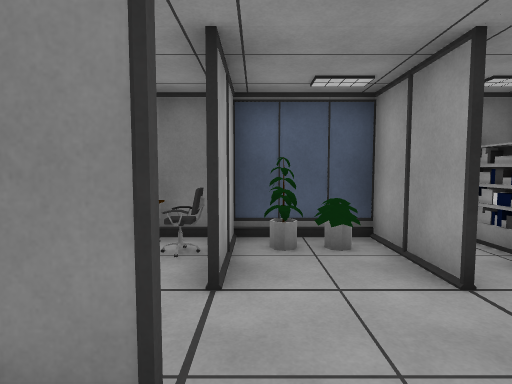
View 1 (above)

24 first-person views from a walk through a 3-D level made in the Unity game engine. The camera is 1.4 m above the floor, tilts 4° down and sees 80° across. The floor is counted in squares, 1 m on a side. Each view is taken from the middle of a square. On the plan, view 1 faces up. The plan holds only what a view shows up to about 14 squares ahead; the rest is blank. The place goes on beyond the plan. The player is left out.

View 2
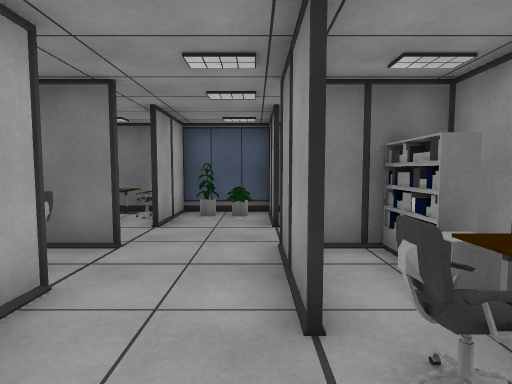

View 3
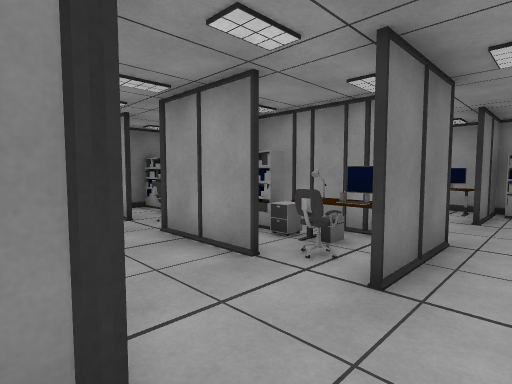

View 4
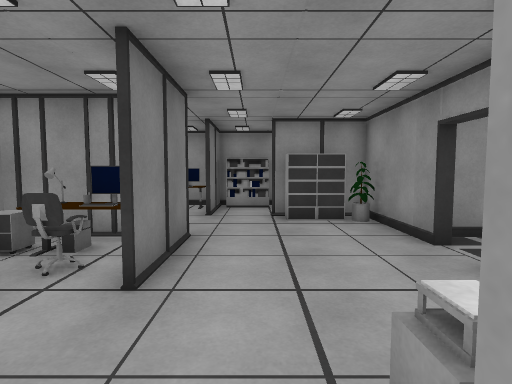

View 5
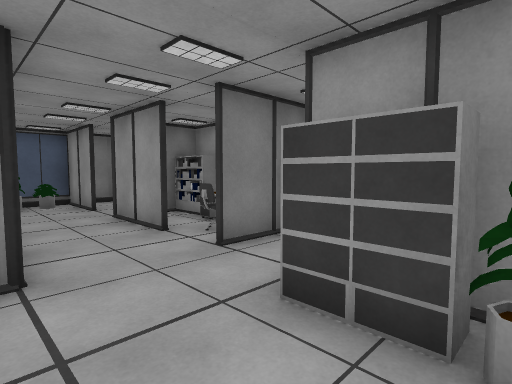

View 6
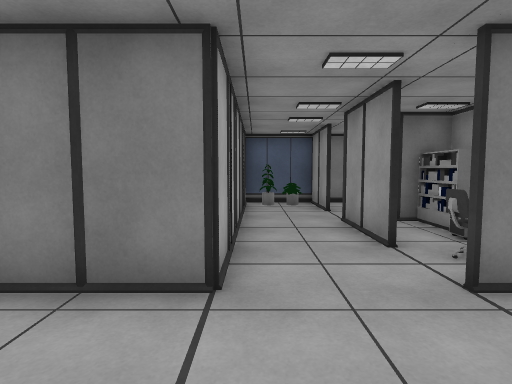

View 7
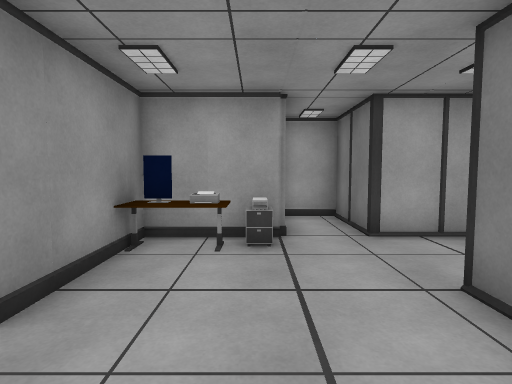

View 8
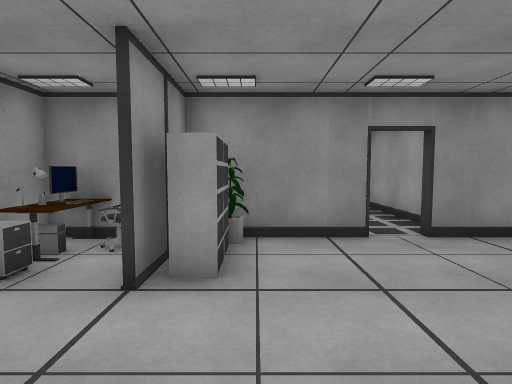

View 9
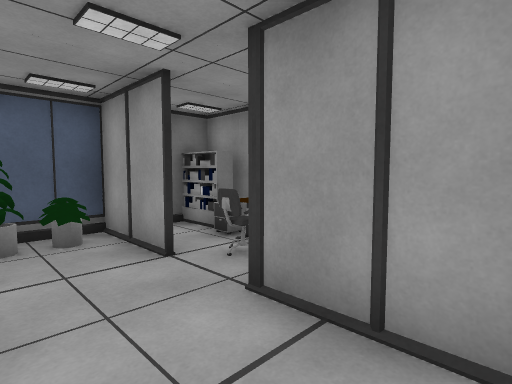

View 10
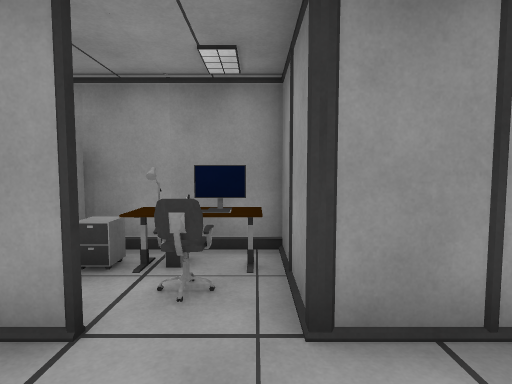

View 11
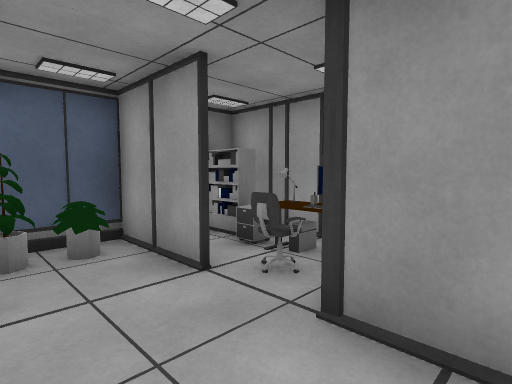

View 12
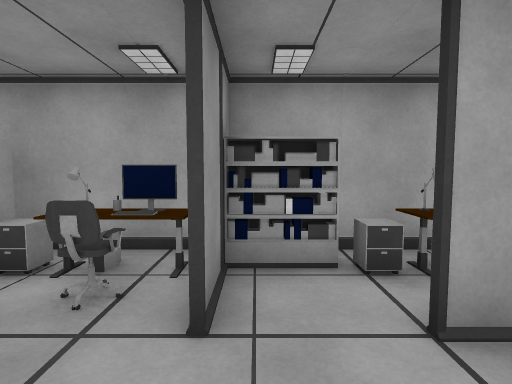

View 13
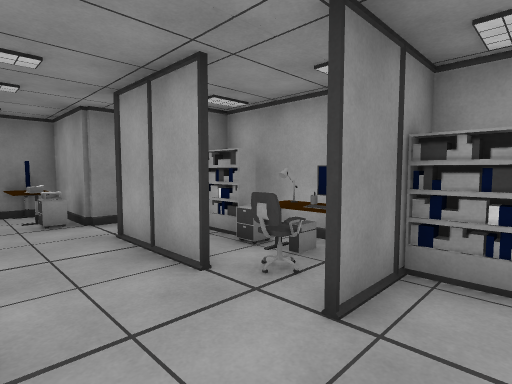

View 14
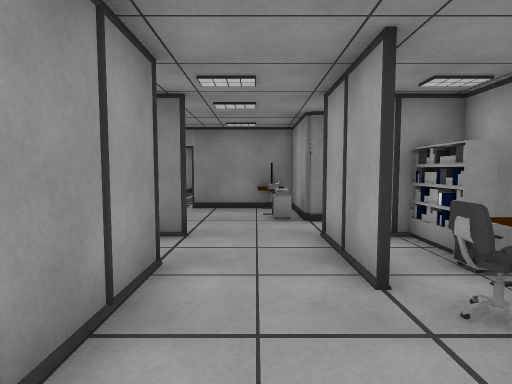

View 15
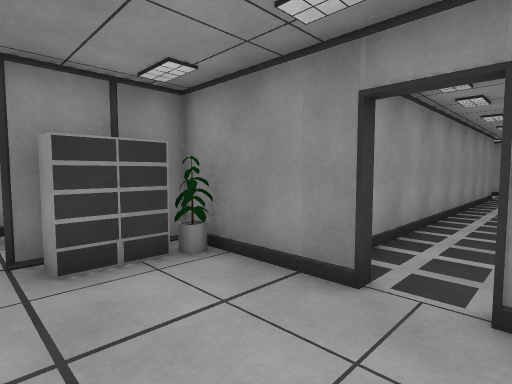

View 16
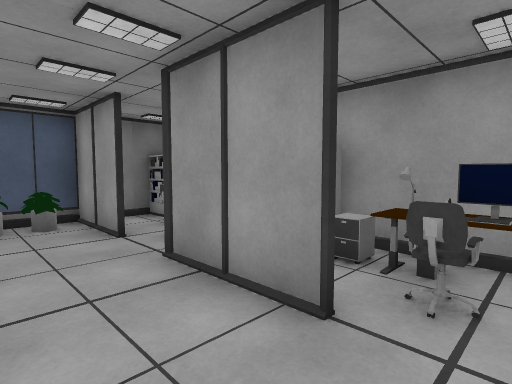

View 17
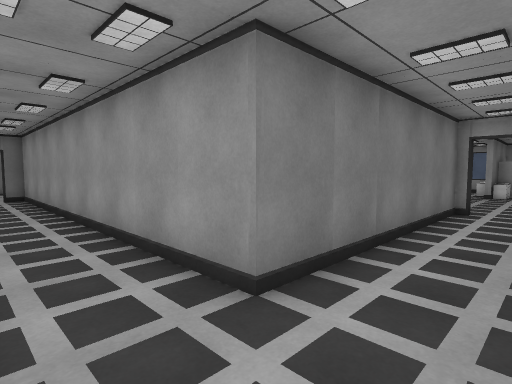

View 18
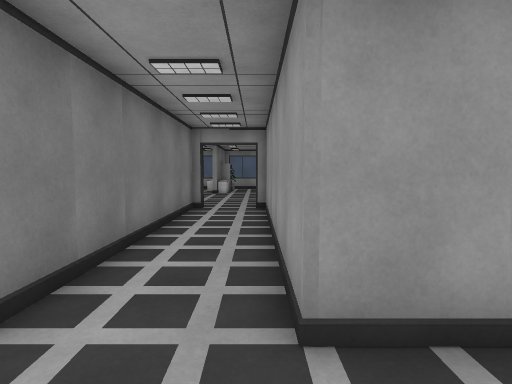

View 19
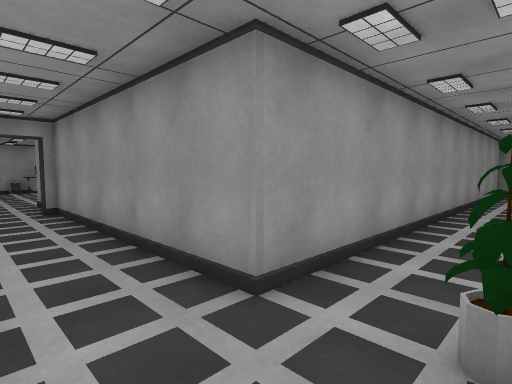

View 20
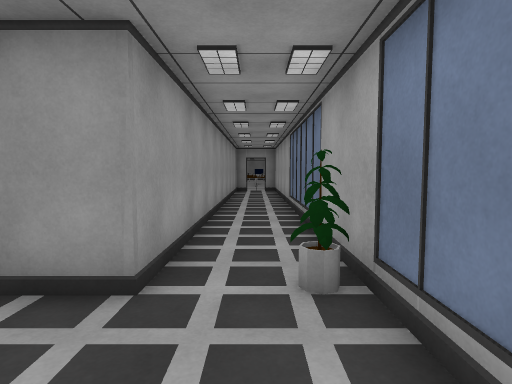

View 21
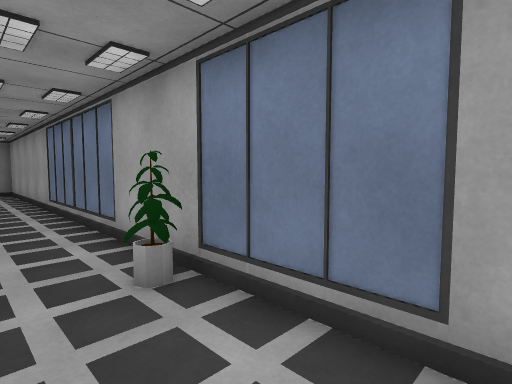

View 22
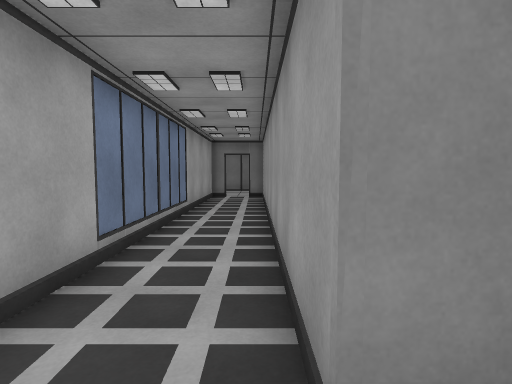

View 23
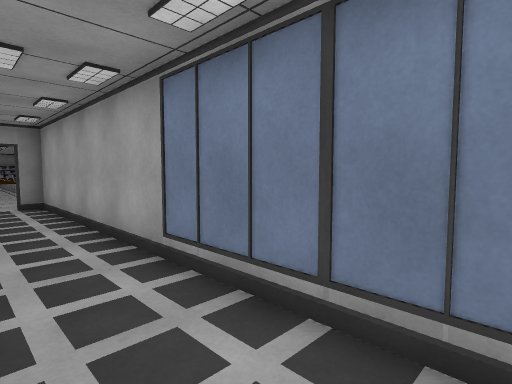

View 24
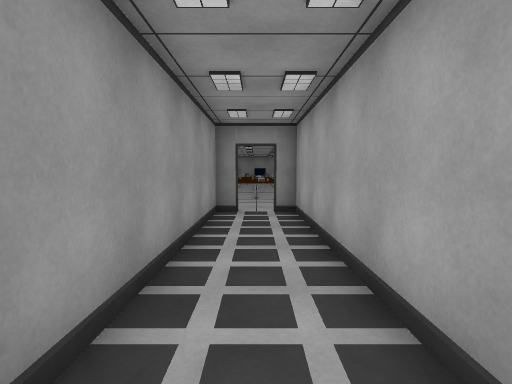

### Floor plan
Points are (right, up) in squares from view 1. A wall is a line through its corners. A room is listed if a view was taken in it or the views show most of it. See-through windows are left out.
Room 1 (views 1, 11, 12, 13, 14)
walls: (-0.5, 4.2) (-0.5, 3.5); (-0.4, 1.5) (-1.5, 1.5) (-0.5, 1.5); (2.5, 3.4) (2.5, 6.5); (-0.5, -0.4) (-0.5, -1.6); (-1, 6.4) (-2.8, 6.4); (-3.4, 4.5) (-3.4, 3.4); (-3.4, 0.9) (-3.4, -0.5); (2.9, 6.4) (-0.5, 6.4); (2.5, -1.6) (2.5, 1.6)
ways out: opening at (0.5, -1) to room 2
objects: shelf (-3, 2) to (-3, 3); keyboard (-2, 0); other object (-2, 1); cabinet (-2, 4); other object (-2, 5); other object (-2, 6); chair (-1, 0); chair (-1, 5); other object (0, 5) to (0, 6); other object (1, 5) to (1, 6); chair (3, 3)
Room 2 (views 2, 5, 6, 7, 8, 9, 10, 15, 16)
walls: (3.6, -3.5) (2.5, -3.5); (8.5, -1.6) (8.5, 1.5) (9.5, 1.5); (9.5, -3.5) (8.5, -3.5); (2.4, -3.5) (3.1, -3.5); (11.4, -3.9) (11.4, -2.2); (4.6, -8.4) (6.6, -8.4); (-0.5, -1.6) (-0.5, -3.5); (8.5, 3.4) (8.5, 6.5); (1.5, -8.4) (3.4, -8.4); (8.5, 6.4) (5.5, 6.4)
ways out: opening at (0.5, -1) to room 1; opening at (-1, -5) to room 3; opening at (4, -9) to room 4
objects: monitor (0, -8); printer (0, -7) to (1, -7); other object (0, -6); cabinet (0, -5); other object (1, -8); chair (3, -2); other object (4, -3) to (5, -3); monitor (4, -2); cabinet (4, -1) to (4, 0); shelf (4, 0) to (5, 1); other object (4, 2) to (5, 2); other object (4, 3); cabinet (4, 4) to (4, 5); shelf (4, 5) to (5, 6); other object (5, -2); other object (5, -1); other object (5, 3); other object (5, 4); other object (6, 5) to (6, 6); other object (7, -8) to (8, -8); other object (7, 5) to (7, 6); shelf (8, -7) to (8, -6); chair (9, -8); chair (9, -2); chair (9, 3); other object (10, -8) to (10, -7); cabinet (10, -6) to (11, -6); other object (10, -3) to (11, -3); keyboard (10, -2); cabinet (10, -1) to (11, -1); shelf (10, 0) to (11, 1); monitor (11, -8); other object (11, -7); shelf (11, -5) to (11, -4); monitor (11, -2)
Room 3 (views 3, 4)
walls: (-1.1, -5.4) (-0.4, -5.4); (-3.4, -3.5) (-3.4, -5.1); (-0.5, -3.5) (-2, -3.5)
ways out: opening at (-1, -5) to room 2
Room 4 (views 17, 18, 19, 20, 21, 22, 23, 24)
walls: (14.8, -24) (14.4, -24) (14.4, -23.6) (5.4, -23.6) (5.4, -8.6) (4.6, -8.6) (4.6, -8.4); (2.6, -10) (2.6, -44.4) (3.1, -44.4); (3.4, -8.4) (3.4, -8.8); (4.9, -44.4) (5.4, -44.4) (5.4, -26.4) (14.4, -26.4) (14.4, -26)
ways out: opening at (4, -9) to room 2; opening at (14, -25.5)
objects: other object (3, -27)

Where each view was taken, in squares from view 1:
view 1: 0 up, 0 right, facing up
view 2: 4 down, 2 right, facing up
view 3: 5 down, 1 left, facing up-right
view 4: 5 down, 1 left, facing right
view 5: 8 down, 5 right, facing up-right
view 6: 7 down, 6 right, facing up
view 7: 6 down, 6 right, facing left
view 8: 2 down, 7 right, facing down
view 9: 1 down, 6 right, facing up-right
view 10: 2 up, 6 right, facing right
view 11: 0 up, 0 right, facing up-right
view 12: 2 up, 2 right, facing left
view 13: 3 up, 2 right, facing down-left
view 14: 3 up, 1 right, facing down
view 15: 5 down, 3 right, facing down-right
view 16: 3 down, 6 right, facing up-right
view 17: 26 down, 3 right, facing up-right
view 18: 26 down, 3 right, facing right
view 19: 24 down, 3 right, facing down-right
view 20: 23 down, 4 right, facing down
view 21: 23 down, 5 right, facing down-left
view 22: 25 down, 5 right, facing up
view 23: 31 down, 5 right, facing down-left
view 24: 34 down, 4 right, facing down
